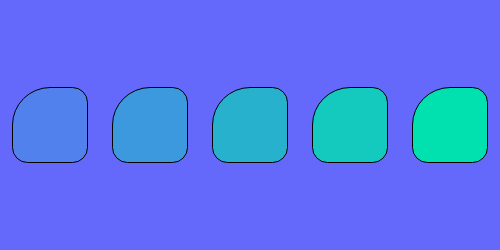
Frame 1 (no input)
Frame 60 (no input): identical to frame 1, image omitted
Frame 120 (the mouse pressed at the canvas centre since frame 60): identical to frame 1, image omitted

The p5.js sketch that drew this single still picture (run headless with seeded random() and noise() and a simulated clock; from frame 60 on, the mouse is pressed at the canvas centre):

// p5.js sketch
// ── sketch.js
let numSquares, slider;

function setup() {
  slider = createSlider(0, 16, 5, 1);
  slider.position(0, 250);
  slider.style('width', '250px');
}

function draw() {
  if(numSquares != slider.value()){
    numSquares = slider.value();
    createCanvas(numSquares * 100, 250);
    background("#6569fb");
    for(i = 0; i < numSquares; i++) {
      fill(color(0, 225, 175, (255/numSquares * (i + 1))));
      square(100 * i + 12.5, 87.5, 75, 75 , 15);
    }
  }
}
